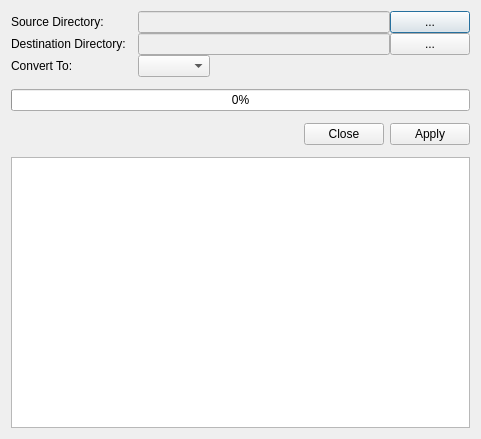
<?xml version="1.0" encoding="UTF-8"?>
<ui version="4.0">
 <class>BulkConverterDialog</class>
 <widget class="QDialog" name="BulkConverterDialog">
  <property name="geometry">
   <rect>
    <x>0</x>
    <y>0</y>
    <width>481</width>
    <height>439</height>
   </rect>
  </property>
  <property name="windowTitle">
   <string>Bulk Converter</string>
  </property>
  <layout class="QVBoxLayout" name="verticalLayout">
   <property name="spacing">
    <number>12</number>
   </property>
   <item>
    <layout class="QFormLayout" name="formLayout">
     <property name="fieldGrowthPolicy">
      <enum>QFormLayout::ExpandingFieldsGrow</enum>
     </property>
     <property name="formAlignment">
      <set>Qt::AlignCenter</set>
     </property>
     <property name="horizontalSpacing">
      <number>12</number>
     </property>
     <property name="verticalSpacing">
      <number>0</number>
     </property>
     <item row="0" column="0">
      <widget class="QLabel" name="sourceDirLabel">
       <property name="text">
        <string>Source Directory:</string>
       </property>
      </widget>
     </item>
     <item row="0" column="1">
      <layout class="QHBoxLayout" name="horizontalLayout">
       <property name="spacing">
        <number>0</number>
       </property>
       <item>
        <widget class="QLineEdit" name="sourcePathEdit">
         <property name="enabled">
          <bool>false</bool>
         </property>
        </widget>
       </item>
       <item>
        <widget class="QPushButton" name="fileLocatorSource">
         <property name="text">
          <string>...</string>
         </property>
        </widget>
       </item>
      </layout>
     </item>
     <item row="1" column="0">
      <widget class="QLabel" name="destinationPathLabel">
       <property name="text">
        <string>Destination Directory:</string>
       </property>
      </widget>
     </item>
     <item row="1" column="1">
      <layout class="QHBoxLayout" name="horizontalLayout_2">
       <property name="spacing">
        <number>0</number>
       </property>
       <item>
        <widget class="QLineEdit" name="destinationPathEdit">
         <property name="enabled">
          <bool>false</bool>
         </property>
        </widget>
       </item>
       <item>
        <widget class="QPushButton" name="fileLocatorDestination">
         <property name="text">
          <string>...</string>
         </property>
        </widget>
       </item>
      </layout>
     </item>
     <item row="2" column="0">
      <widget class="QLabel" name="convertToLabel">
       <property name="text">
        <string>Convert To:</string>
       </property>
      </widget>
     </item>
     <item row="2" column="1">
      <widget class="QComboBox" name="convertToComboBox"/>
     </item>
    </layout>
   </item>
   <item>
    <widget class="QProgressBar" name="progressBar">
     <property name="value">
      <number>0</number>
     </property>
     <property name="textVisible">
      <bool>true</bool>
     </property>
    </widget>
   </item>
   <item>
    <widget class="QDialogButtonBox" name="buttonBox">
     <property name="standardButtons">
      <set>QDialogButtonBox::Apply|QDialogButtonBox::Close</set>
     </property>
    </widget>
   </item>
   <item>
    <widget class="QPlainTextEdit" name="logger">
     <property name="readOnly">
      <bool>true</bool>
     </property>
    </widget>
   </item>
  </layout>
 </widget>
 <resources/>
 <connections/>
</ui>
